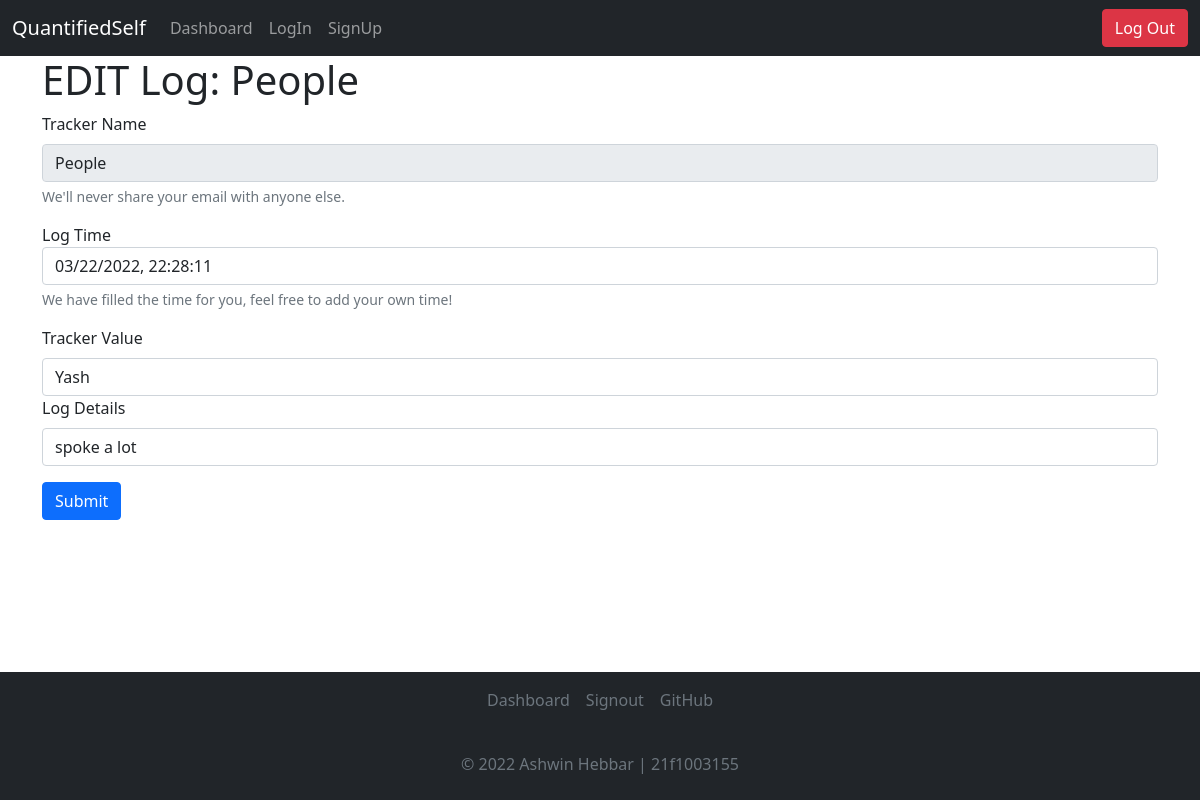
/dashboard/42/logs/62/edit (signed in), run on the app's committed database.
### application/models.py (models this page shows)
class Tracker(db.Model):
    __tablename__ = 'tracker'
    id = db.Column(db.Integer, autoincrement=True, primary_key=True)
    userid = db.Column(db.Integer, db.ForeignKey("user.id"))
    name = db.Column(db.String, nullable=False)
    type = db.Column(db.Integer, nullable = False)
    choices = db.Column(db.String)
    details = db.Column(db.String)
    time = db.Column(db.String, nullable=False)

class Logs(db.Model):
    __tablename__ = 'logs'
    id = db.Column(db.Integer, autoincrement=True, primary_key=True)
    userid = db.Column(db.Integer, db.ForeignKey("user.id"))
    tid = db.Column(db.Integer, db.ForeignKey("tracker.id"))
    value = db.Column(db.String, nullable = False)
    data = db.Column(db.String)
    time = db.Column(db.String, nullable=False)

### controllers/logops.py (the view, shortened to what this page needs)
@app.route("/dashboard/<trackerid>/logs/<logid>/edit", methods=["GET", "POST"])
def edit_logs(trackerid, logid):
    tdet = Tracker.query.filter_by(id=trackerid).first()
    log = Logs.query.filter_by(id=logid, tid=trackerid).first()
    if tdet.type == 1 or tdet.type == 3:
        if request.method == "GET":
            timenow = datetime.now().strftime("%m/%d/%Y, %H:%M:%S")
            return render_template("editlog_type_1_3.html", log=log, timenow=timenow, name=tdet.name)
        elif request.method == "POST":
            log.time = request.form["time"]
            log.value = request.form["tval"]
            log.data = request.form["tdet"]
            db.session.commit()
            return redirect(f"/dashboard/{trackerid}/details")
    elif tdet.type == 5:
        if request.method == "GET":
            timenow = datetime.now().strftime("%m/%d/%Y, %H:%M:%S")
            return render_template("editlog_type_5.html", timenow=timenow, tname=tdet.name, log=log)
        elif request.method == "POST":
            log.time = request.form["time"]
            log.value = request.form["tval"]
            log.data = request.form["tdet"]
            db.session.commit()
            return redirect(f"/dashboard/{trackerid}/details")

### main.py (called while the page is built)
@login_manager.user_loader
def load_user(user_id):
  return User.query.get(int(user_id))

### templates/editlog_type_5.html (shortened to what this page needs)
<!DOCTYPE html>
<html lang="en">
<head>
    <link href="https://cdn.jsdelivr.net/npm/bootstrap@5.1.3/dist/css/bootstrap.min.css" rel="stylesheet"
>
</head>
<body>
    <nav class="navbar navbar-expand-lg navbar-dark bg-dark">
        <div class="container-fluid">
            <a class="navbar-brand" href="#">QuantifiedSelf</a>
            <div class="collapse navbar-collapse">
                <ul class="navbar-nav me-auto mb-2 mb-lg-0">
                    <li class="nav-item">
                        <a class="nav-link" aria-current="page" href="/dashboard">Dashboard</a>
                    </li>
                    <li class="nav-item">
                        <a class="nav-link" href="/login">LogIn</a>
                    </li>
                    <li class="nav-item">
                        <a class="nav-link" href="/signup">SignUp</a>
                    </li>
                </ul>
            </div>
            <button type="button" onclick="document.location='/logout'" class="btn btn-danger">Log Out</button>
        </div>
    </nav>
    <div class="container">
        <h1>EDIT Log: {{tname}}</h1>
        <form method="POST">
            <div class="mb-3">
                <label for="tname" class="form-label">Tracker Name</label>
                <input type="text" class="form-control" id="tname" aria-describedby="tnamehelp" name="tname"
                    placeholder="{{ tname }}" value="{{ tname }}" disabled>
                <div id="emailHelp" class="form-text">We'll never share your email with anyone else.</div>
            </div>
            <div class="mb-3">
                <label for="time" z="form-label">Log Time</label>
                <input type="text" class="form-control" id="time" aria-describedby="tnamehelp" name="time"
                    placeholder="{{ timenow }}" value="{{log.time}}">
                <div id="emailHelp" class="form-text">We have filled the time for you, feel free to add your own time!
                </div>
            </div>
            <div class="mb-3">
                <label for="tval" class="form-label">Tracker Value</label>
                <input type="text" class="form-control" id="tval" aria-describedby="tvalhelp" name="tval"
                    placeholder="Add the Logging Value Here" value="{{log.value}}" required>
                <div class="mb-3">
                    <label for="tdet" class="form-label">Log Details</label>
                    <input type="text" class="form-control" id="tdet" aria-describedby="tdethelp" name="tdet"
                        placeholder="Add any more details about the current Log if needed" value="{{log.data}}">
                </div>
                <button type="submit" class="btn btn-primary">Submit</button>
        </form>
    </div>
    <br>
    <div class="navbar fixed-bottom bg-dark d-flex flex-column">
        <footer class="py- my-0" style="bottom: 0; width: 100%;">
            <ul class="nav d-flex justify-content-center pb-3 mb-3 align-items-center justify-content-center ">
                <li class="nav-item"></li><a href="/dashboard" class="nav-link px-2 text-muted">Dashboard</a></li>
                <li class="nav-item"><a href="/signout" class="nav-link px-2 text-muted">Signout</a></li>
                <li class="nav-item"><a href="https://github.com/AshwinHebbar314/QuantifiedSelf"
                        class="nav-link px-2 text-muted">GitHub</a></li>
            </ul>
            <p class="text-center text-muted">&copy; 2022 Ashwin Hebbar | 21f1003155</p>
        </footer>
    </div>
</body>
</html>

### data on the page
Tracker: name "People", tname "People"
Logs: time "03/22/2022, 22:28:11", tval "Yash", tdet "spoke a lot"
